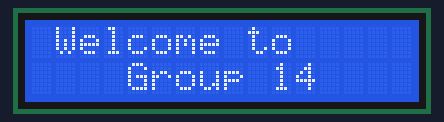
The sketch below on a simulated Arduino Uno, built with avr-gcc and run on an emulated ATmega328P. Parts: 16×2 character LCD.

Above: at 0.1 s.
At 2.1 s:
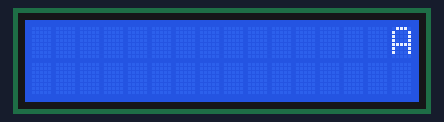
At 2.6 s:
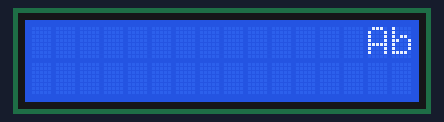
At 3.6 s:
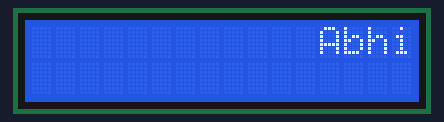
At 5.1 s:
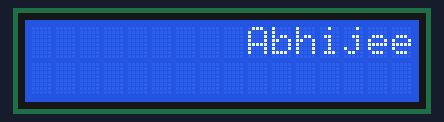
At 9.7 s:
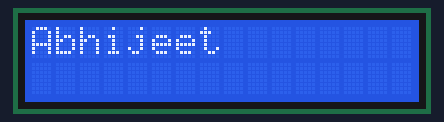

Measured:
- by itself, everything shown: repeats every 10.1 s, in 17 steps
- what the display in image 1 shows lasts 0.5 s, from 2.1 s to 2.6 s

The sketch:

LCD_Display.ino
```cpp
#include<LiquidCrystal.h>
LiquidCrystal lcd(6,7,8,9,10,11);
//RS -6;EN-7;R/W-ground,D4-8,D5-9,D6-10,D7-11
void setup() {
  // put your setup code here, to run once:
  lcd.begin(16,2);

}

void loop() {
  lcd.clear();
  lcd.setCursor(1,0);
  lcd.print("Welcome to");
  lcd.setCursor(4,1);
  lcd.print("Group 14");
  delay(2000);
  for(int i=15;i>=0;i--){
    lcd.clear();
    lcd.setCursor(i,0);
    if(i==15){
      lcd.print("A");
      delay(500);
    }
    if(i==14){
      lcd.print("Ab");
      delay(500);
    }
    if(i==13){
      lcd.print("Abh");
      delay(500);
    }
    if(i==12){
      lcd.print("Abhi");
      delay(500);
    }
    if(i==11){
      lcd.print("Abhij");
      delay(500);
    }
    if(i==10){
      lcd.print("Abhije");
      delay(500);
    }
    if(i==9){
      lcd.print("Abhijee");
      delay(500);
    }
    if(i==8){
      lcd.print("Abhijeet");
      delay(500);
    }
    if(i==7){
      lcd.print("Abhijeet");
      delay(500);
    }
    if(i==6){
      lcd.print("Abhijeet");
      delay(500);
    }
    if(i==5){
      lcd.print("Abhijeet");
      delay(500);
    }
    if(i==4){
      lcd.print("Abhijeet");
      delay(500);
    }
    if(i==3){
      lcd.print("Abhijeet");
      delay(500);
    }
    if(i==2){
      lcd.print("Abhijeet");
      delay(500);
    }
    if(i==1){
      lcd.print("Abhijeet");
      delay(500);
    }
    if(i==0){
      lcd.print("Abhijeet");
      delay(500);
    }
  }
}
```
